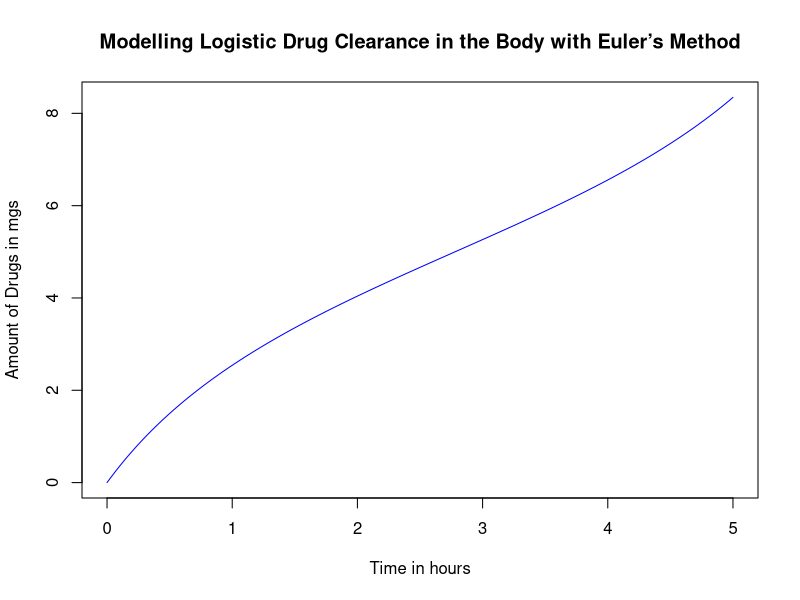

Source code (R):
# Logistic Drug Clearance with Euler’s Method 0<=t<=h
exp_model <- function(pop, c, r, K) {
val <- r - (c*pop*(1-(pop/K)))
return(val)
}
t_vals <- seq(0, 5, by = 0.01)
p_vals <- rep(NA, times = length(t_vals))
p_vals[1] <- 0
for (n in 2:length(t_vals)) {
h <- t_vals[2] - t_vals[1]
p_vals[n] <- p_vals[n-1] + h*exp_model(pop = p_vals[n-1], c = 1, r = 3.7, K = 10)
}
plot(t_vals, p_vals, type = "l", col = "blue", xlab = "Time in hours",
ylab = "Amount of Drugs in mgs",
main = "Modelling Logistic Drug Clearance in the Body with Euler’s Method")